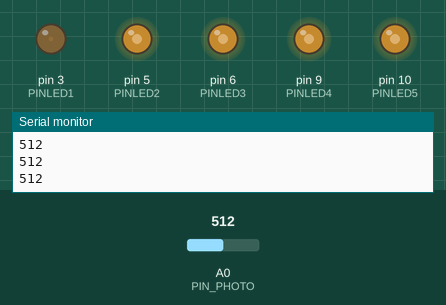
A sketch run on a simulated Arduino Uno, built with avr-gcc and run on an emulated ATmega328P. Parts: output pins drawn as LEDs (lit = HIGH), the last lines printed to the serial monitor. The inputs (shaded band) are chosen by the test bench; at power-on: A0 (PIN_PHOTO) = 512.

Above: at 1.2 s.
1.3 s: A0 (PIN_PHOTO) set to 390
At 2.1 s:
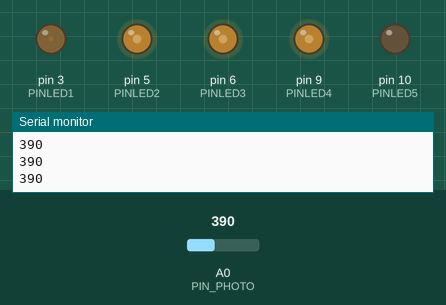
2.8 s: A0 (PIN_PHOTO) set to 290
At 3.5 s:
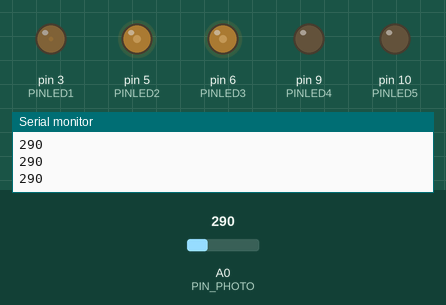
4.3 s: A0 (PIN_PHOTO) set to 190
At 4.8 s:
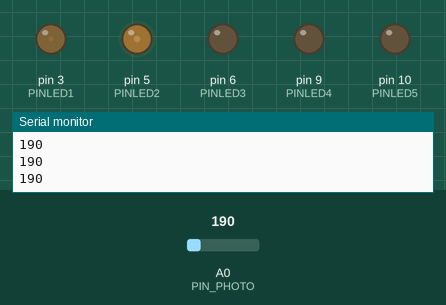
5.8 s: A0 (PIN_PHOTO) set to 210
At 6.1 s:
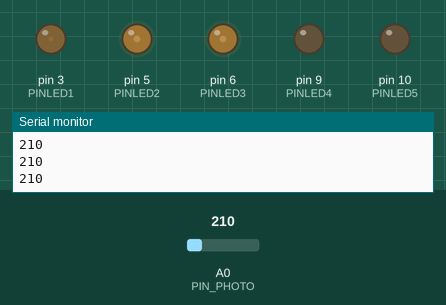
7.3 s: A0 (PIN_PHOTO) set to 90
At 8.5 s:
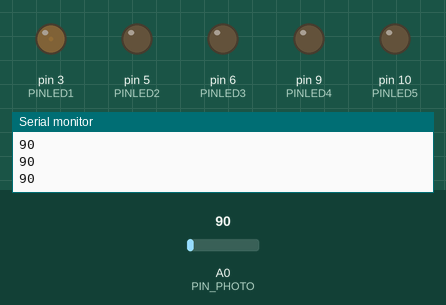
8.8 s: A0 (PIN_PHOTO) set to 0
At 9.9 s:
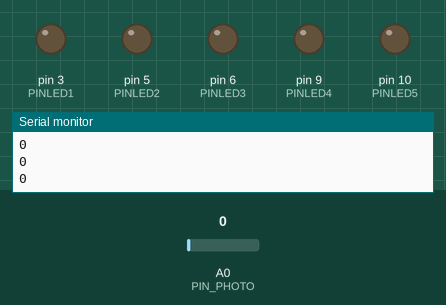
Timing chart, 0 to 11.3 s (numbered marks = the images above; inputs shaded):
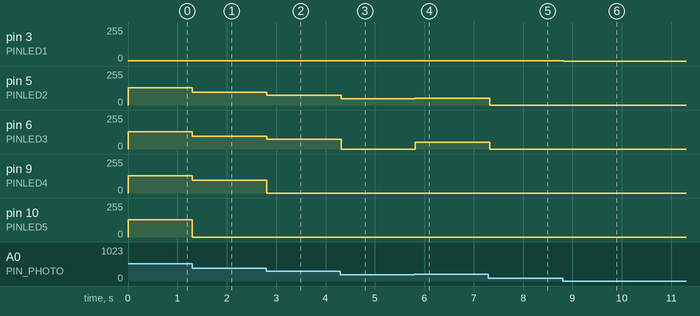

Measured:
- after the input at 1.3 s, pin 5 (PINLED2), pin 6 (PINLED3), pin 9 (PINLED4): 128/255 → 97/255 at once; pin 10 (PINLED5): 128/255 → 0/255 at once
- after the input at 2.8 s, pin 5 (PINLED2), pin 6 (PINLED3): 97/255 → 72/255 at once; pin 9 (PINLED4): 97/255 → 0/255 at once
- after the input at 4.3 s, pin 5 (PINLED2): 72/255 → 47/255 at once; pin 6 (PINLED3): 72/255 → 0/255 at once
- after the input at 5.8 s, pin 5 (PINLED2): 47/255 → 52/255 at once; pin 6 (PINLED3): 0/255 → 52/255 at once
- after the input at 7.3 s, pin 5 (PINLED2), pin 6 (PINLED3): 52/255 → 0/255 at once
- after the input at 8.8 s, pin 3 (PINLED1): 1/255 → 0/255 at once

The sketch:

FOTOCELDA_ARDUINO.ino
```cpp
const int PINLED1 = 3;
const int PINLED2 = 5;
const int PINLED3 = 6;
const int PINLED4 = 9;
const int PINLED5 = 10;

const int PIN_PHOTO = A0;
int photoValue = 0;

void setup() {
  // put your setup code here, to run once:
pinMode(PINLED1, OUTPUT);
pinMode(PINLED2, OUTPUT);
pinMode(PINLED3, OUTPUT);
pinMode(PINLED4, OUTPUT);
pinMode(PINLED5, OUTPUT);


Serial.begin(9600);
}

void loop() {
  // put your main code here, to run repeatedly:

photoValue = analogRead(PIN_PHOTO);

if(photoValue >= 1){
analogWrite(PINLED1,HIGH);
}else {
analogWrite(PINLED1,LOW);
}

if(photoValue >= 100){
analogWrite(PINLED2,photoValue / 4);
} else {
  analogWrite(PINLED2,LOW);
}

if(photoValue >= 200){
analogWrite(PINLED3,photoValue / 4);
}else {
analogWrite(PINLED3,LOW);
}

if(photoValue >= 300){
analogWrite(PINLED4,photoValue / 4);
}else {
analogWrite(PINLED4,LOW);
}

if(photoValue >= 400){
analogWrite(PINLED5,photoValue / 4);
}else {
analogWrite(PINLED5,LOW);
}


Serial.println(photoValue);
delay(100);
}
```
